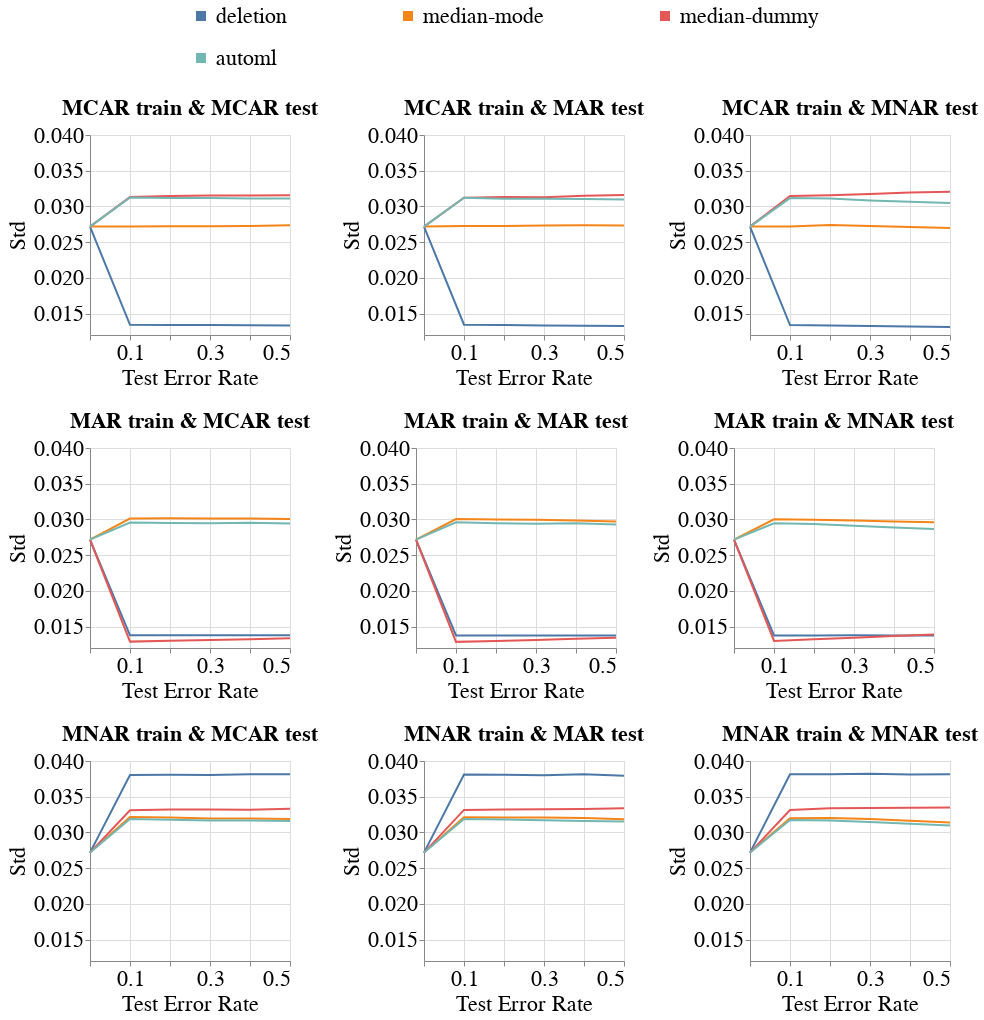

Notebook cell for this chart:
### Code cell
create_line_bands_for_diff_imputers(dataset_name=DATASET_NAME,
                                    model_name='mlp_clf',
                                    metric_name='Std',
                                    db_client=db_client,
                                    with_band=False)

### Figure 1 — Vega-Lite specification as saved in the notebook (floating-point values rounded to 4 significant figures; data arrays with more than 128 entries replaced by an {"elided": "..."} marker saying what was removed)
{"config": {"view": {"continuousWidth": 400, "continuousHeight": 300}, "axis": {"labelFontSize": 22, "labelFontWeight": "normal", "titleFontSize": 22, "titleFontWeight": "normal"}, "legend": {"columns": 3, "direction": "horizontal", "labelFontSize": 22, "labelLimit": 400, "orient": "top", "symbolOffset": 100, "symbolStrokeWidth": 10, "titleAnchor": "middle", "titleFontSize": 22, "titleLimit": 300}, "title": {"fontSize": 22}}, "vconcat": [{"hconcat": [{"mark": "line", "encoding": {"color": {"field": "Null_Imputer_Name", "sort": ["deletion", "median-mode", "median-dummy", "miss_forest", "k_means_clustering", "datawig", "automl", "boost_clean"], "title": null, "type": "nominal"}, "x": {"axis": {"labelExpr": "(datum.value == 0.1) || (datum.value == 0.3) || (datum.value == 0.5) ? datum.label : ''"}, "field": "Test_Error_Rate", "scale": {"nice": false}, "title": "Test Error Rate", "type": "quantitative"}, "y": {"aggregate": "mean", "field": "Metric_Value", "scale": {"zero": false}, "title": "Std", "type": "quantitative"}}, "height": 200, "title": {"text": "MCAR train & MCAR test", "fontSize": 22}, "width": 200}, {"data": {"name": "data-de19b694b8824857c79568035ef6abcd"}, "mark": "line", "encoding": {"color": {"field": "Null_Imputer_Name", "sort": ["deletion", "median-mode", "median-dummy", "miss_forest", "k_means_clustering", "datawig", "automl", "boost_clean"], "title": null, "type": "nominal"}, "x": {"axis": {"labelExpr": "(datum.value == 0.1) || (datum.value == 0.3) || (datum.value == 0.5) ? datum.label : ''"}, "field": "Test_Error_Rate", "scale": {"nice": false}, "title": "Test Error Rate", "type": "quantitative"}, "y": {"aggregate": "mean", "field": "Metric_Value", "scale": {"zero": false}, "title": "Std", "type": "quantitative"}}, "height": 200, "title": {"text": "MCAR train & MAR test", "fontSize": 22}, "width": 200}, {"data": {"name": "data-3e7b2b3c05efad10686a16844030f18a"}, "mark": "line", "encoding": {"color": {"field": "Null_Imputer_Name", "sort": ["deletion", "median-mode", "median-dummy", "miss_forest", "k_means_clustering", "datawig", "automl", "boost_clean"], "title": null, "type": "nominal"}, "x": {"axis": {"labelExpr": "(datum.value == 0.1) || (datum.value == 0.3) || (datum.value == 0.5) ? datum.label : ''"}, "field": "Test_Error_Rate", "scale": {"nice": false}, "title": "Test Error Rate", "type": "quantitative"}, "y": {"aggregate": "mean", "field": "Metric_Value", "scale": {"zero": false}, "title": "Std", "type": "quantitative"}}, "height": 200, "title": {"text": "MCAR train & MNAR test", "fontSize": 22}, "width": 200}], "resolve": {"scale": {"y": "shared"}}}, {"hconcat": [{"mark": "line", "encoding": {"color": {"field": "Null_Imputer_Name", "sort": ["deletion", "median-mode", "median-dummy", "miss_forest", "k_means_clustering", "datawig", "automl", "boost_clean"], "title": null, "type": "nominal"}, "x": {"axis": {"labelExpr": "(datum.value == 0.1) || (datum.value == 0.3) || (datum.value == 0.5) ? datum.label : ''"}, "field": "Test_Error_Rate", "scale": {"nice": false}, "title": "Test Error Rate", "type": "quantitative"}, "y": {"aggregate": "mean", "field": "Metric_Value", "scale": {"zero": false}, "title": "Std", "type": "quantitative"}}, "height": 200, "title": {"text": "MAR train & MCAR test", "fontSize": 22}, "width": 200}, {"data": {"name": "data-51f93907c35951577f99a43c4669c9ed"}, "mark": "line", "encoding": {"color": {"field": "Null_Imputer_Name", "sort": ["deletion", "median-mode", "median-dummy", "miss_forest", "k_means_clustering", "datawig", "automl", "boost_clean"], "title": null, "type": "nominal"}, "x": {"axis": {"labelExpr": "(datum.value == 0.1) || (datum.value == 0.3) || (datum.value == 0.5) ? datum.label : ''"}, "field": "Test_Error_Rate", "scale": {"nice": false}, "title": "Test Error Rate", "type": "quantitative"}, "y": {"aggregate": "mean", "field": "Metric_Value", "scale": {"zero": false}, "title": "Std", "type": "quantitative"}}, "height": 200, "title": {"text": "MAR train & MAR test", "fontSize": 22}, "width": 200}, {"data": {"name": "data-902d2b1e480888572410ca8ba99fc853"}, "mark": "line", "encoding": {"color": {"field": "Null_Imputer_Name", "sort": ["deletion", "median-mode", "median-dummy", "miss_forest", "k_means_clustering", "datawig", "automl", "boost_clean"], "title": null, "type": "nominal"}, "x": {"axis": {"labelExpr": "(datum.value == 0.1) || (datum.value == 0.3) || (datum.value == 0.5) ? datum.label : ''"}, "field": "Test_Error_Rate", "scale": {"nice": false}, "title": "Test Error Rate", "type": "quantitative"}, "y": {"aggregate": "mean", "field": "Metric_Value", "scale": {"zero": false}, "title": "Std", "type": "quantitative"}}, "height": 200, "title": {"text": "MAR train & MNAR test", "fontSize": 22}, "width": 200}], "data": {"name": "data-86cd12cc0b74aaada54a80083fe7c415"}, "resolve": {"scale": {"y": "shared"}}}, {"hconcat": [{"mark": "line", "encoding": {"color": {"field": "Null_Imputer_Name", "sort": ["deletion", "median-mode", "median-dummy", "miss_forest", "k_means_clustering", "datawig", "automl", "boost_clean"], "title": null, "type": "nominal"}, "x": {"axis": {"labelExpr": "(datum.value == 0.1) || (datum.value == 0.3) || (datum.value == 0.5) ? datum.label : ''"}, "field": "Test_Error_Rate", "scale": {"nice": false}, "title": "Test Error Rate", "type": "quantitative"}, "y": {"aggregate": "mean", "field": "Metric_Value", "scale": {"zero": false}, "title": "Std", "type": "quantitative"}}, "height": 200, "title": {"text": "MNAR train & MCAR test", "fontSize": 22}, "width": 200}, {"data": {"name": "data-45d3780f8e276b7069e03433f2637657"}, "mark": "line", "encoding": {"color": {"field": "Null_Imputer_Name", "sort": ["deletion", "median-mode", "median-dummy", "miss_forest", "k_means_clustering", "datawig", "automl", "boost_clean"], "title": null, "type": "nominal"}, "x": {"axis": {"labelExpr": "(datum.value == 0.1) || (datum.value == 0.3) || (datum.value == 0.5) ? datum.label : ''"}, "field": "Test_Error_Rate", "scale": {"nice": false}, "title": "Test Error Rate", "type": "quantitative"}, "y": {"aggregate": "mean", "field": "Metric_Value", "scale": {"zero": false}, "title": "Std", "type": "quantitative"}}, "height": 200, "title": {"text": "MNAR train & MAR test", "fontSize": 22}, "width": 200}, {"data": {"name": "data-132e7e17f7bb2db84d118d7e7bc3ec68"}, "mark": "line", "encoding": {"color": {"field": "Null_Imputer_Name", "sort": ["deletion", "median-mode", "median-dummy", "miss_forest", "k_means_clustering", "datawig", "automl", "boost_clean"], "title": null, "type": "nominal"}, "x": {"axis": {"labelExpr": "(datum.value == 0.1) || (datum.value == 0.3) || (datum.value == 0.5) ? datum.label : ''"}, "field": "Test_Error_Rate", "scale": {"nice": false}, "title": "Test Error Rate", "type": "quantitative"}, "y": {"aggregate": "mean", "field": "Metric_Value", "scale": {"zero": false}, "title": "Std", "type": "quantitative"}}, "height": 200, "title": {"text": "MNAR train & MNAR test", "fontSize": 22}, "width": 200}], "data": {"name": "data-29378209c348df1f7272f187119442ab"}, "resolve": {"scale": {"y": "shared"}}}], "data": {"name": "data-3819a4cb2f6ba160bb47f0ff6a3af068"}, "resolve": {"scale": {"y": "shared"}}, "$schema": "https://vega.github.io/schema/vega-lite/v4.17.0.json", "datasets": {"data-3819a4cb2f6ba160bb47f0ff6a3af068": {"elided": "144 records"}, "data-de19b694b8824857c79568035ef6abcd": {"elided": "144 records"}, "data-3e7b2b3c05efad10686a16844030f18a": {"elided": "144 records"}, "data-86cd12cc0b74aaada54a80083fe7c415": {"elided": "144 records"}, "data-51f93907c35951577f99a43c4669c9ed": {"elided": "144 records"}, "data-902d2b1e480888572410ca8ba99fc853": {"elided": "144 records"}, "data-29378209c348df1f7272f187119442ab": {"elided": "144 records"}, "data-45d3780f8e276b7069e03433f2637657": {"elided": "144 records"}, "data-132e7e17f7bb2db84d118d7e7bc3ec68": {"elided": "144 records"}}}
